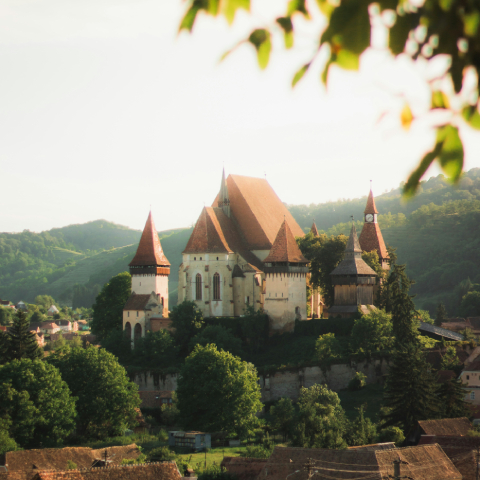
#> input picture image_assets/image1.jpg, 480 x 480 px, found by its file name
$ python '1. cropping.py'
#> lines starting #> are read from the running program, lines starting #| are printed output that depends on the picture
import cv2

image = cv2.imread('image_assets/image1.jpg')
#> image is the input picture: shape (480, 480, 3); mean B, G, R 124.3, 140.6, 142.5
if image is not None:

  cropped = image[200:300 , 130:170]
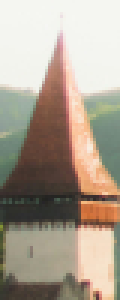
#> cropped: shape (100, 40, 3) (shown 3 times larger); mean B, G, R 145.1, 160.3, 172.1

  save = cv2.imwrite('image_assets/cropped_image.jpg', cropped)

  cv2.imshow('Cropped Image', cropped)
  cv2.waitKey(0)
  cv2.destroyAllWindows()
else:
  print("Error: Could not read the image.")

$ run again, with image_assets/image2.jpg copied over image_assets/image1.jpg
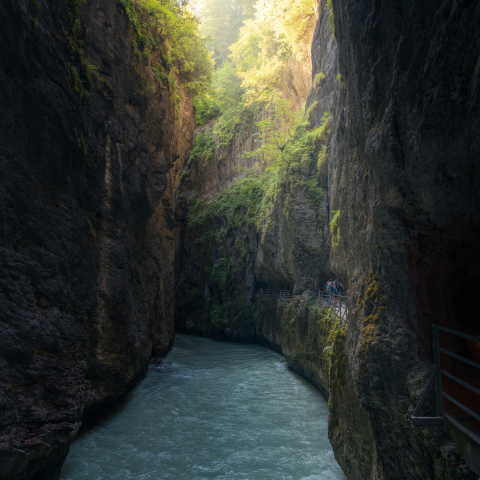
#> input picture image_assets/image2.jpg, 480 x 480 px, found by its file name
#> image is the input picture: shape (480, 480, 3); mean B, G, R 49.5, 55, 50.8
#> `cropped = image[200:300 , 130:170]`:
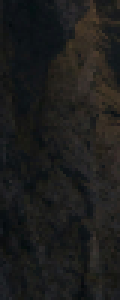
#> cropped: shape (100, 40, 3) (shown 3 times larger); mean B, G, R 28, 29.2, 29.2

$ run again, with image_assets/image3.jpg copied over image_assets/image1.jpg
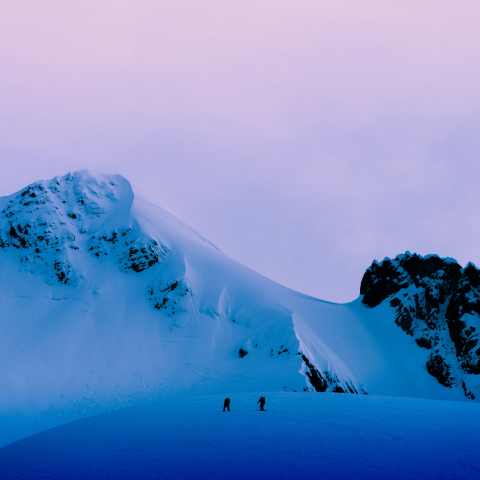
#> input picture image_assets/image3.jpg, 480 x 480 px, found by its file name
#> image is the input picture: shape (480, 480, 3); mean B, G, R 197.9, 143, 113.5
#> `cropped = image[200:300 , 130:170]`:
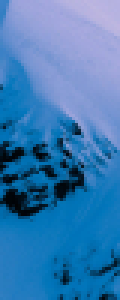
#> cropped: shape (100, 40, 3) (shown 3 times larger); mean B, G, R 181.1, 123.5, 60.3

$ run again, with image_assets/image4.jpg copied over image_assets/image1.jpg
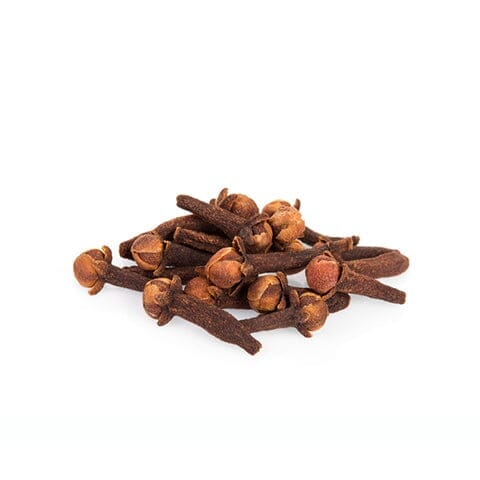
#> input picture image_assets/image4.jpg, 480 x 480 px, found by its file name
#> image is the input picture: shape (480, 480, 3); mean B, G, R 228.9, 231.5, 237.6
#> `cropped = image[200:300 , 130:170]`:
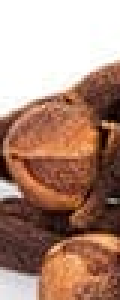
#> cropped: shape (100, 40, 3) (shown 3 times larger); mean B, G, R 122.8, 139, 175.1
